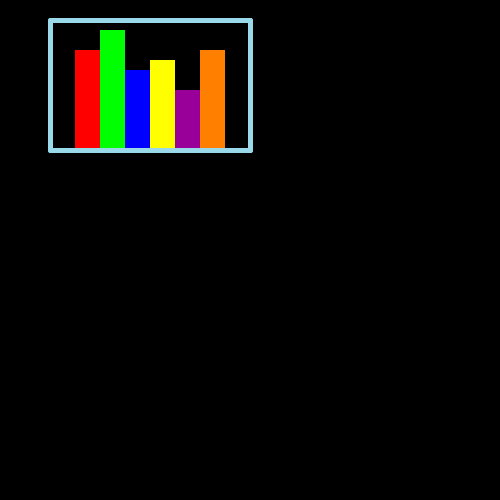
Frame 1 (no input)
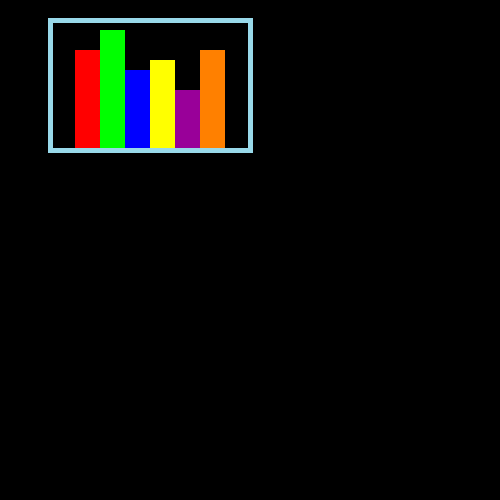
Frame 60 (the mouse pressed at the canvas centre just before this capture)
Frame 120 (the mouse held since frame 60 and released just before this capture): identical to frame 60, image omitted

The Processing sketch that drew these frames (run headless with seeded random() and noise(); from frame 60 on, the mouse is pressed at the canvas centre):

// Processing sketch: barChartBasics
// ── barChartBasics.pde
void setup()
{
  size(500, 500);
  background(0);
}
 
void draw()
{
  
  
  noStroke();
  fill(255,0,0);
  rect(75, 50, 25, 100);
  fill(0,255,0);
  rect(100, 30, 25, 120);
  fill(0,0,255);
  rect(125, 70, 25, 80);
  fill(255,255,0);
  rect(150, 60, 25, 90);
  fill(153,0,153);
  rect(175, 90, 25, 60);
  fill(255,128,0);
  rect(200, 50, 25, 100);
  
  strokeWeight(5);
  stroke(153, 217, 234);
  line(50, 150, 250, 150);
  line(50, 150, 50, 20);
  line(50, 20, 250, 20);
  line(250, 20, 250, 150);
}
